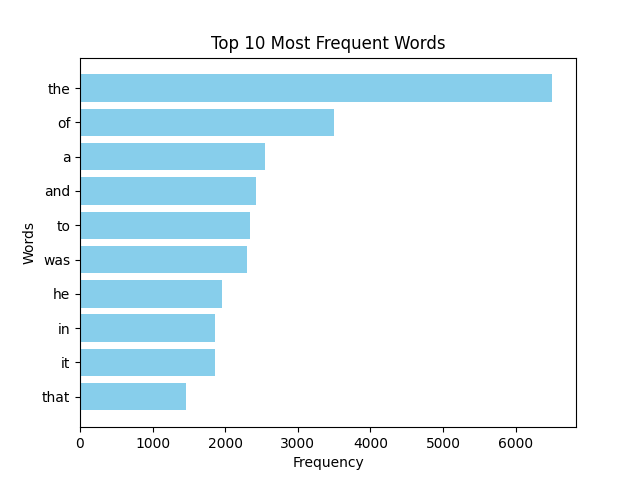

Python code for this plot:
import string
from concurrent.futures import ThreadPoolExecutor
from collections import defaultdict
import requests
import matplotlib.pyplot as plt


def get_text(url):
    try:
        response = requests.get(url)
        response.raise_for_status()
        return response.text
    except requests.RequestException as e:
        print(f"Error fetching text: {e}")
        return None


def remove_punctuation(text):
    return text.translate(str.maketrans("", "", string.punctuation))


def map_function(word):
    return word.lower(), 1


def shuffle_function(mapped_values):
    shuffled = defaultdict(list)
    for key, value in mapped_values:
        shuffled[key].append(value)
    return shuffled.items()


def reduce_function(key_values):
    key, values = key_values
    return key, sum(values)


def map_reduce(text, search_words=None):
    text = remove_punctuation(text)
    words = text.split()

    if search_words:
        words = [word.lower() for word in words if word.lower() in search_words]

    with ThreadPoolExecutor() as executor:
        mapped_values = list(executor.map(map_function, words))

    shuffled_values = shuffle_function(mapped_values)

    with ThreadPoolExecutor() as executor:
        reduced_values = list(executor.map(reduce_function, shuffled_values))

    return dict(reduced_values)


def visualize_top_words(word_counts, top_n=10):
    sorted_word_counts = sorted(word_counts.items(), key=lambda x: x[1], reverse=True)[
        :top_n
    ]
    words, counts = zip(*sorted_word_counts)

    plt.barh(words, counts, color="skyblue")
    plt.xlabel("Frequency")
    plt.ylabel("Words")
    plt.title("Top 10 Most Frequent Words")
    plt.gca().invert_yaxis()
    plt.show()


if __name__ == "__main__":
    url = "https://gutenberg.net.au/ebooks01/0100021.txt"
    text = get_text(url)

    if text:
        word_counts = map_reduce(text)

        print("Top 10 most frequent words:")
        top_words = sorted(word_counts.items(), key=lambda x: x[1], reverse=True)[:10]
        for word, count in top_words:
            print(f"{word}: {count}")

        visualize_top_words(word_counts, top_n=10)
    else:
        print("Failed to fetch the text.")
